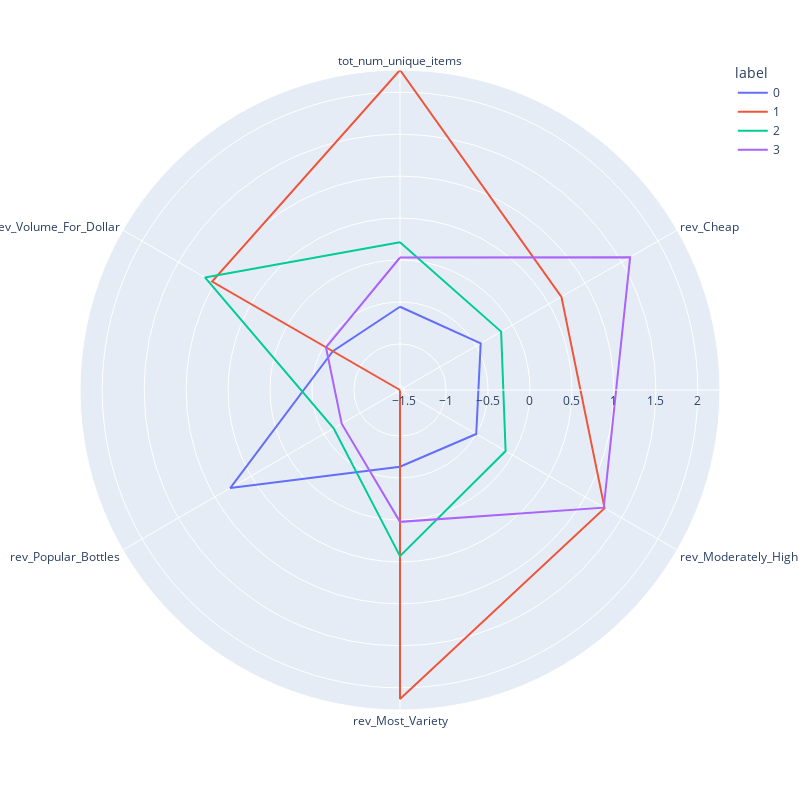

Here is the notebook cell this chart was saved with:
### Markdown cell above
Philippe Heitzmann4:24 PM

1. Red = Supermarkets with lots of alcohol variety
1. Blue = Smaller bodegas with lower variety that focus much more than other store types on selling popular bottles 
1. Green = Medium-sized mom and pop stores that carry some but not a ton of variety and exist in the middle between two other groups

### Code cell
cols1 = ['tot_num_unique_items',
 'rev_Cheap',
 'rev_Moderately_High',
 'rev_Most_Variety',
 'rev_Popular_Bottles',
 'rev_Volume_For_Dollar']


df_scaled = scale(stores_clust_info_combined4, cols1)
fig, polars, clusters, scaler = get_kmeans(stores_clust_info_combined4, cols = cols1,n_clusters=4)
fig, polars, clusters, scaler = get_clusters(clusters, cols1, clusters['label'])
# plt.figure(figsize = (12,10))
fig.update_layout(
    autosize=False,
    width=800,
    height=800,)
fig.show()

# fig.update_layout(
#     autosize=False,
#     width=600,
#     height=600,)
# fig.show()

### Figure 1 — Plotly figure (JSON) as saved in the notebook; plotly's stock layout.template omitted (floating-point values rounded to 4 significant figures)
{"data": [{"hovertemplate": "label=0<br>value=%{r}<br>variable=%{theta}<extra></extra>", "legendgroup": "0", "line": {"color": "#636efa", "dash": "solid"}, "marker": {"symbol": "circle"}, "mode": "lines", "name": "0", "r": [-0.5569, -0.4385, -0.5001, -0.6344, 0.7878, -0.625, -0.5569], "showlegend": true, "subplot": "polar", "theta": ["tot_num_unique_items", "rev_Cheap", "rev_Moderately_High", "rev_Most_Variety", "rev_Popular_Bottles", "rev_Volume_For_Dollar", "tot_num_unique_items"], "type": "scatterpolar"}, {"hovertemplate": "label=1<br>value=%{r}<br>variable=%{theta}<extra></extra>", "legendgroup": "1", "line": {"color": "#EF553B", "dash": "solid"}, "marker": {"symbol": "circle"}, "mode": "lines", "name": "1", "r": [2.264, 0.6724, 1.266, 2.133, -1.549, 1.037, 2.264], "showlegend": true, "subplot": "polar", "theta": ["tot_num_unique_items", "rev_Cheap", "rev_Moderately_High", "rev_Most_Variety", "rev_Popular_Bottles", "rev_Volume_For_Dollar", "tot_num_unique_items"], "type": "scatterpolar"}, {"hovertemplate": "label=2<br>value=%{r}<br>variable=%{theta}<extra></extra>", "legendgroup": "2", "line": {"color": "#00cc96", "dash": "solid"}, "marker": {"symbol": "circle"}, "mode": "lines", "name": "2", "r": [0.2122, -0.1575, -0.09574, 0.4316, -0.6361, 1.135, 0.2122], "showlegend": true, "subplot": "polar", "theta": ["tot_num_unique_items", "rev_Cheap", "rev_Moderately_High", "rev_Most_Variety", "rev_Popular_Bottles", "rev_Volume_For_Dollar", "tot_num_unique_items"], "type": "scatterpolar"}, {"hovertemplate": "label=3<br>value=%{r}<br>variable=%{theta}<extra></extra>", "legendgroup": "3", "line": {"color": "#ab63fa", "dash": "solid"}, "marker": {"symbol": "circle"}, "mode": "lines", "name": "3", "r": [0.02988, 1.618, 1.255, 0.0224, -0.7467, -0.5303, 0.02988], "showlegend": true, "subplot": "polar", "theta": ["tot_num_unique_items", "rev_Cheap", "rev_Moderately_High", "rev_Most_Variety", "rev_Popular_Bottles", "rev_Volume_For_Dollar", "tot_num_unique_items"], "type": "scatterpolar"}], "layout": {"autosize": false, "height": 800, "legend": {"title": {"text": "label"}, "tracegroupgap": 0}, "margin": {"t": 60}, "polar": {"angularaxis": {"direction": "clockwise", "rotation": 90}, "domain": {"x": [0, 1], "y": [0, 1]}}, "width": 800}}
